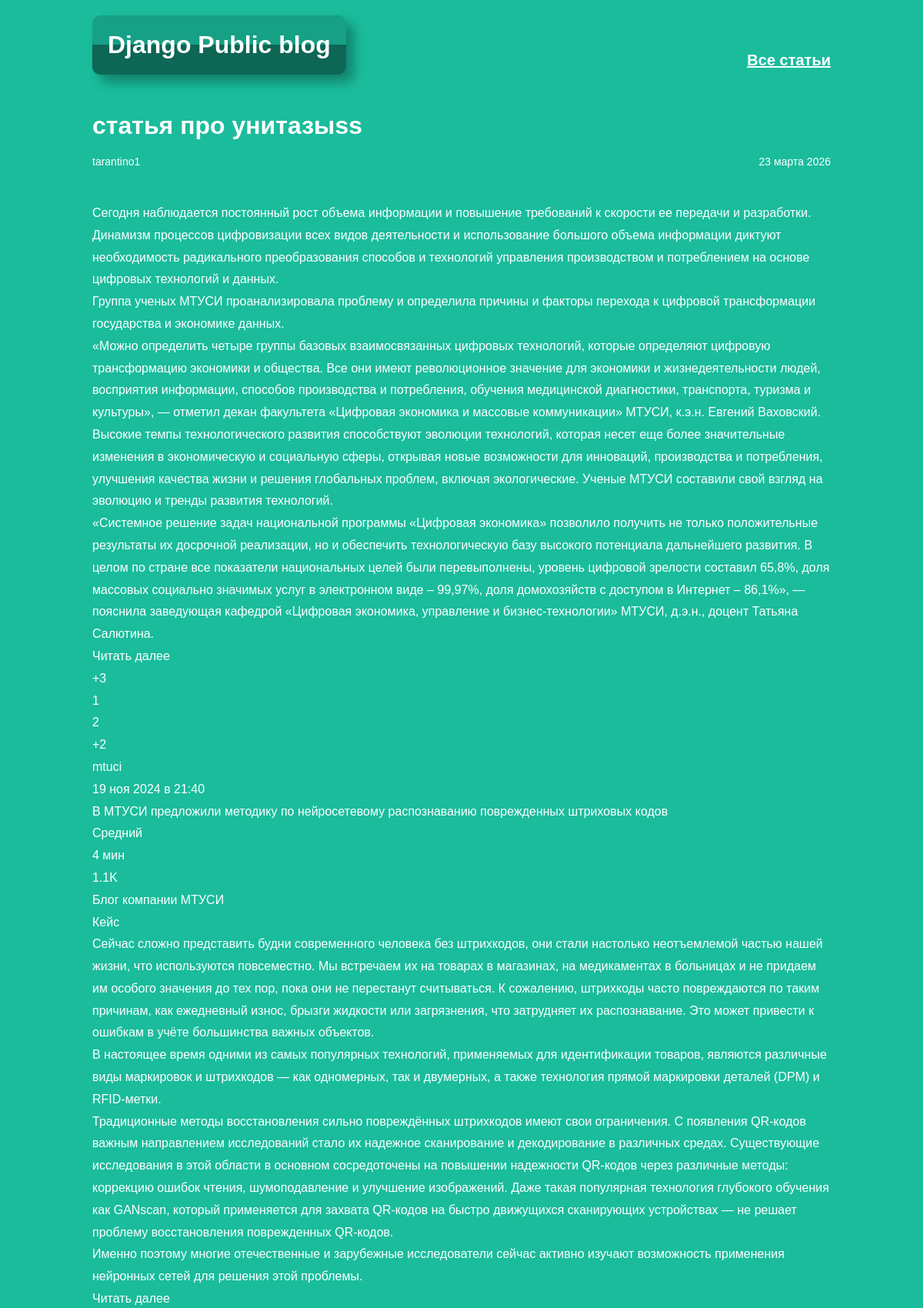
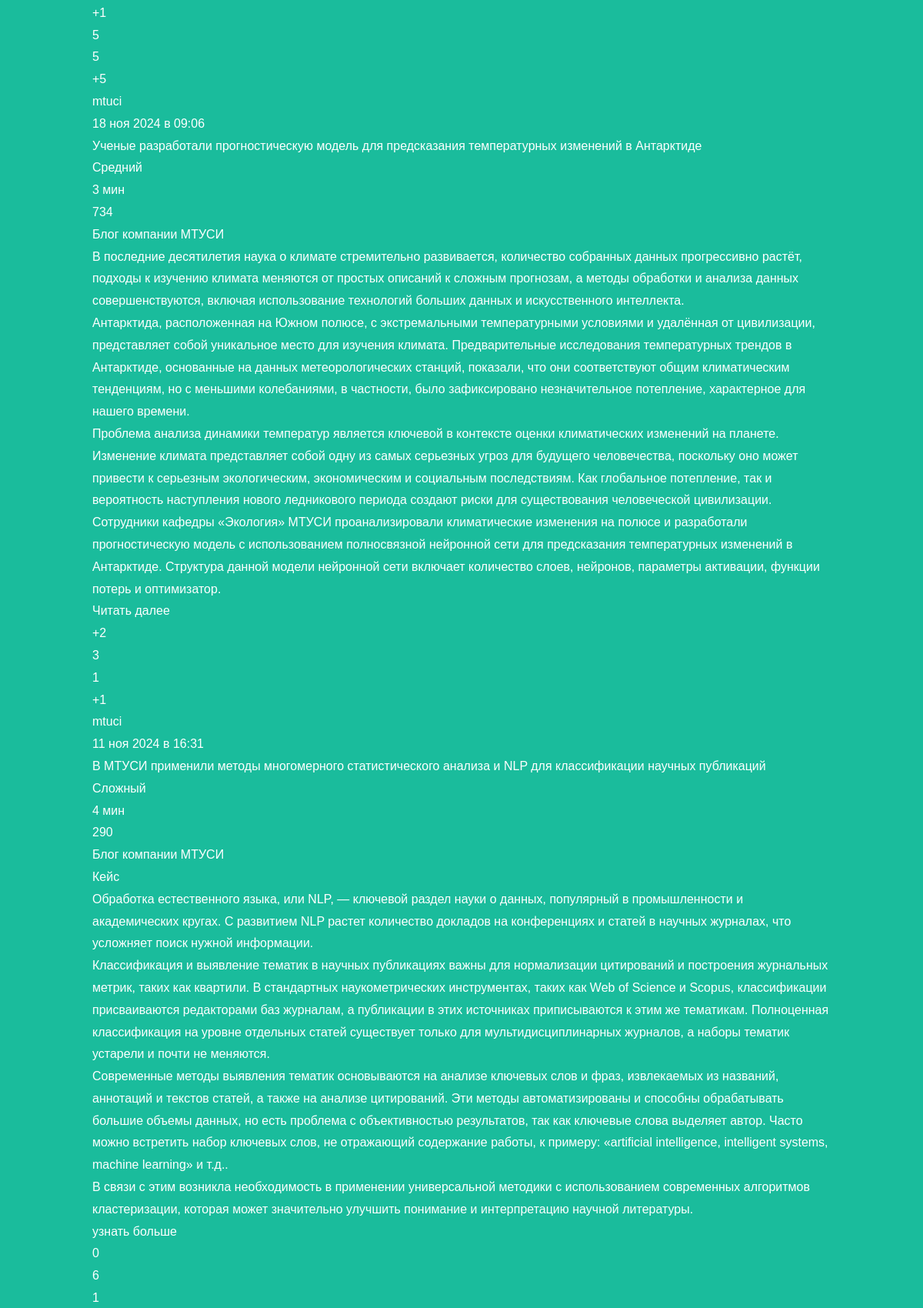
The app's page /article/4/ (upper part) with its own data (2 pictures, top to bottom).
### articles/models.py (models this page shows, shortened)
class Article(models.Model):
    title = models.CharField(max_length=200)
    author = models.ForeignKey(User, on_delete=models.CASCADE)
    text = models.TextField()
    created_date = models.DateField(auto_now_add=True)
    def get_russian_date(self):
        months = {
            1: 'января', 2: 'февраля', 3: 'марта', 4: 'апреля',
            5: 'мая', 6: 'июня', 7: 'июля', 8: 'августа',
            9: 'сентября', 10: 'октября', 11: 'ноября', 12: 'декабря'
        }
        return f"{self.created_date.day} {months[self.created_date.month]} {self.created_date.year}"

### articles/views.py (the view)
# urls.py: path('article/<int:article_id>/', views.get_article, name='get_article'),
def get_article(request, article_id):
    try:
        post = Article.objects.get(id=article_id)
        return render(request, 'article.html', {'post': post})
    except Article.DoesNotExist:
        raise Http404("Статья не найдена")

### articles/templates/article.html (shortened to what this page needs)
<!DOCTYPE html>
<html>
<head>
    {% load static %}
    <link rel="stylesheet" href="{% static '/article.css' %}">
</head>
<body class="article">
    <div class="container">
        <div class="logo-wrapper">
            <div class="logo">
                <h1>Django Public blog</h1>
            </div>
        </div>
        <div class="header">
            <div class="all-posts-link">
                <a href="/">Все статьи</a>
            </div>
        </div>
        <h1 class="article-title">{{ post.title }}</h1>
        <div class="article-meta">
            <div class="article-author">{{ post.author.username }}</div>
            <div class="article-created-date">{{ post.get_russian_date }}</div>
        </div>
        <div class="article-content">
            {{ post.text|linebreaks }}
        </div>
    </div>
</body>
</html>

### articles/static/article.css (style rules this page uses)
* { margin: 0; padding: 0; box-sizing: border-box; }
body { font-family: Tahoma, Arial, sans-serif; }
body.article { background: #1abc9c; }
body.article .container { width: 960px; margin: 0 auto; padding: 20px 0; }
body.article .header { overflow: hidden; margin-bottom: 40px; padding-bottom: 15px; }
body.article .all-posts-link { float: right; }
body.article .all-posts-link a { color: white; text-decoration: underline; font-size: 20px; font-weight: bold; padding: 0; }
body.article .logo-wrapper { text-align: left; margin-bottom: -70px; }
body.article .logo { color: white; background: linear-gradient(180deg, #16a085 50%, #0e6655 50%); border-radius: 10px; padding: 20px; text-align: center; margin-bottom: 40px; display: inline-block; width: auto; box-shadow: 10px 10px 15px rgba(0, 0, 0, 0.3); }
body.article .article-title { color: white; font-size: 32px; margin-bottom: 20px; }
body.article .article-meta { overflow: hidden; margin-bottom: 30px; padding-bottom: 15px; color: white ; font-size: 14px; }
body.article .article-author { float: left; }
body.article .article-created-date { float: right; text-align: right; }
body.article .article-content { color: white; line-height: 1.8; font-size: 16px; }

### records on screen
Article: title "статья про унитазыss", author.username "tarantino1", get_russian_date "23 марта 2026", text "Сегодня наблюдается постоянный рост объема информации и повышение требований к скорости ее передачи и разработки. Динамизм процессов цифровизации всех видов деятельности и использование большого объема информации диктуют необходимость радикального преобразования способов и технологий управления производством и потреблением на основе цифровых технологий и данных. Группа ученых МТУСИ проанализировала проблему и определила причины и факторы перехода к цифровой трансформации государства и экономике данных. «Можно определить четыре группы базовых взаимосвязанных цифровых технологий, которые определяют цифровую трансформацию экономики и общества. Все они имеют революционное значение для экономики…"
